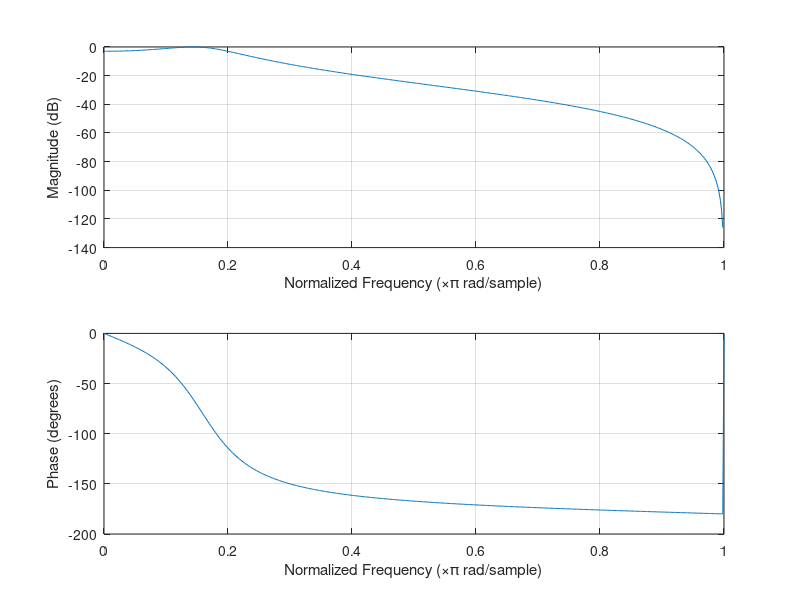

Reproduce this figure in MATLAB. (Note: this script raises an error after producing the figure.)
%==========================================================================
%Pokazanie dla danych transmitacji:
%-odpowiedzi impulsowej,
%-charakterystyki amplitudowo-czestotliwosciowej
%-charakterystyki fazowe
%-zbadać stablinosc,
%Dodatkowo sprawdzenie danego filtra sygnalem zlozonym z 3 sygnalow
%sinusoidalnych. Filtr projektowany za pomoca metody Yule-Walkera i za
%pomoca polecenia fir2
%==========================================================================
clc;
close all;
clear all;

fs=1000;                    %czestotliwosc probkowania
f=100;                      %czestotliwosc sygnalu
L=[0.0412 0.0824 0.0412];   %licznik transmitancji
M=[1 -1.4409 0.6737];       %mianownik transmitancji
sys=tf(L,M);                %zbudowanie funkcji przejscia
t=0:(1/fs):1;               %wektor czsu

delta_k=zeros(1,length(t)); %delta kronekera (zera w calym sygnale,
delta_k(1,1)=1;             %pierwsza próbka jest rowna 1)

figure(1);
[H,W]=freqz(L,M);           %odpowiedz czestotliwosciowa filtra
freqz(L,M);                 %wykres amplitudy i fazy(rozwiniety) filtra

Mod=20*log10(abs(H));       %modul [dB]
Fi_rad=phase(H);            %faza sygnalu [rad]
Fi_deg=Fi_rad*180/pi;       %faza sygnalu [deg]
W_norm=W/pi;                %czestotliwosc znormalizowana 

figure(2);
subplot(2,1,1);
plot(W_norm,Mod);           %wykr. modulu od czestotliwosci znormalizowanej
title('Odpowiedz amplitudowo-czestotliwosciowa filtra');
ylabel('Modul [dB]');
xlabel('Czestotliwosc znormalizowana ');
subplot(2,1,2);
plot(W_norm,Fi_deg);        %wykr. fazy od czestotliwosci znormalizowanej
title('Odpowiedz fazowo-czestotliwosciowa filtra');
ylabel('Faza[\circ]');
xlabel('Czestotliwosc znormalizowana ');

figure(3);
dimpulse(L,M);              %odpowiedz impulsowa filtra

odp_imp=filter(L,M,delta_k);%filtrowanie sygnalu delta_k za pomoca filtra 
                            %opisanego za pomoca L i M, tworzy nowy wektor
figure(4);
subplot(2,1,1);
plot(t,delta_k);            %wykreslenie przebiegu f. delty kroneckera
xlabel('czas [s]');
ylabel('Amplituda')
title('Sygnal przed filtracja');
subplot(2,1,2);
plot(t,odp_imp);            %wykreslenie przebiegu f. delty k. po filtr.
xlabel('czas [s]');
ylabel('Amplituda');
title('Sygnal po filtracji');

figure(5);
x_offset=0;                 %odsuniecie okregu na osi X
y_offset=0;                 %odsuniecie okregu na osi Y
radius=1;                   %promien okregu 

x = linspace(x_offset-radius,x_offset+radius,100);
                            %wektor wartosci X okregu
circ1=sqrt(radius^2-(x-x_offset).^2)+y_offset;
circ2=-sqrt(radius^2-(x-x_offset) .^2)+y_offset;
                            %wektory wartosci Y okregu czesc gorna i dolna
plot(x,circ1,'k');hold on;
plot(x,circ2,'k');hold on;
                            %wykreslenie obydwu czesci okregu 
grid on;                    %wlaczenie linii siatki
axis equal;                 %rowne proporcje miedzy osiami XY

pzmap(L,M)                  %pzmap, znajduje i rysuje dla danej funkcji 
                            %zera oraz bieguny (zeros, poles)
[z,p,k]=tf2zpk(L,M);        %tf2zpk f. przejscia z czasu dyskretnego na 
                            %zera i bieguny (z-zeros, p-poles, k-gain);
